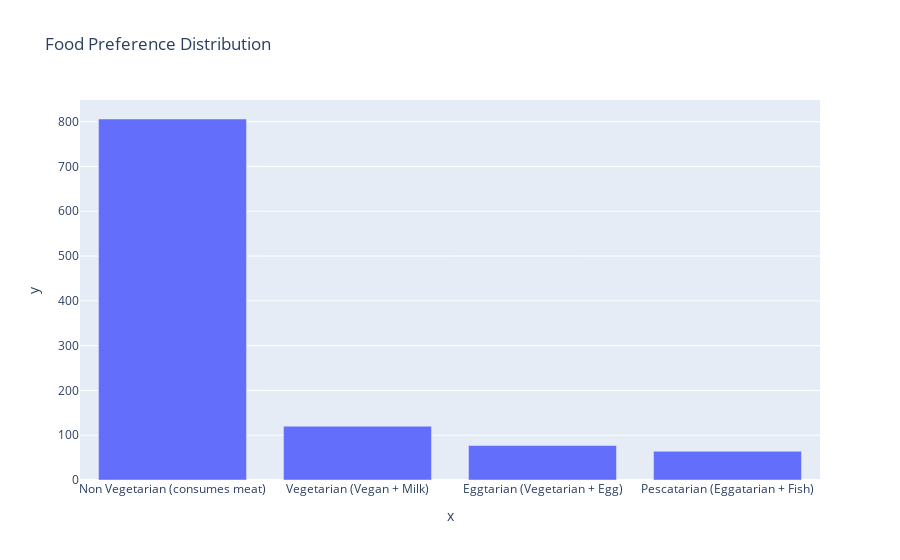

Notebook source saved alongside this figure:
### Code cell
# Food Preference distribution
fig_food_preference = px.bar(dietary_data, x=dietary_data['Food Preference'].value_counts().index,
                             y=dietary_data['Food Preference'].value_counts().values,
                             title='Food Preference Distribution')
fig_food_preference.show()

### Figure 1 — Plotly figure (JSON) as saved in the notebook; plotly's stock layout.template omitted (floating-point values rounded to 4 significant figures)
{"data": [{"alignmentgroup": "True", "hovertemplate": "x=%{x}<br>y=%{y}<extra></extra>", "legendgroup": "", "marker": {"color": "#636efa", "pattern": {"shape": ""}}, "name": "", "offsetgroup": "", "orientation": "v", "showlegend": false, "textposition": "auto", "type": "bar", "x": ["Non Vegetarian (consumes meat)", "Vegetarian (Vegan + Milk)", "Eggtarian (Vegetarian + Egg)", "Pescatarian (Eggatarian + Fish)"], "xaxis": "x", "y": [806, 120, 77, 64], "yaxis": "y"}], "layout": {"barmode": "relative", "legend": {"tracegroupgap": 0}, "title": {"text": "Food Preference Distribution"}, "xaxis": {"anchor": "y", "domain": [0, 1], "title": {"text": "x"}}, "yaxis": {"anchor": "x", "domain": [0, 1], "title": {"text": "y"}}}}
